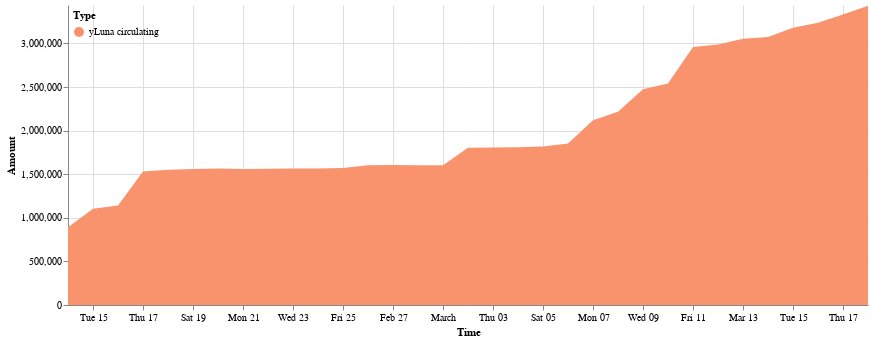

The code cell stored with this chart in its notebook:
### Code cell
cp = ChartProvider()
domain = ['yLuna circulating']
range_ = ['#f8936d']
cp.get_yluna_time_area_chart(daily_delta_rf, 
               alt.Scale(domain=domain, range=range_),
               min_date = daily_delta_rf.Time.min(),
               max_date = daily_delta_rf.Time.max(),
               top_padding = 10000
        ).properties(width=800).configure_view(strokeOpacity=0)

### Figure 1 — Vega-Lite specification as saved in the notebook (floating-point values rounded to 4 significant figures)
{"config": {"view": {"continuousWidth": 400, "continuousHeight": 300, "strokeOpacity": 0}}, "data": {"name": "data-3e6944e3ba879d80a0f6e74133874491"}, "mark": "area", "encoding": {"color": {"field": "Type", "legend": {"direction": "vertical", "legendY": 0, "orient": "none", "padding": 5}, "scale": {"domain": ["yLuna circulating"], "range": ["#f8936d"]}, "type": "nominal"}, "tooltip": [{"field": "Time", "format": "%Y-%m-%d", "type": "temporal"}, {"field": "Type", "type": "nominal"}, {"field": "Amount (millions)", "type": "nominal"}], "x": {"field": "Time", "scale": {"domain": ["2022-02-14", "2022-03-18"]}, "type": "temporal"}, "y": {"field": "Amount", "scale": {"domain": [0, 3441000.0]}, "type": "quantitative"}}, "width": 800, "$schema": "https://vega.github.io/schema/vega-lite/v4.17.0.json", "datasets": {"data-3e6944e3ba879d80a0f6e74133874491": [{"Time": "2022-02-14", "Amount signed": 890600.0, "Amount": 890600.0, "Type": "yLuna circulating", "Amount (millions)": "0.89M"}, {"Time": "2022-02-15", "Amount signed": 213600.0, "Amount": 1104000.0, "Type": "yLuna circulating", "Amount (millions)": "1.1M"}, {"Time": "2022-02-16", "Amount signed": 36280.0, "Amount": 1141000.0, "Type": "yLuna circulating", "Amount (millions)": "1.14M"}, {"Time": "2022-02-17", "Amount signed": 390600.0, "Amount": 1531000.0, "Type": "yLuna circulating", "Amount (millions)": "1.53M"}, {"Time": "2022-02-18", "Amount signed": 19640.0, "Amount": 1551000.0, "Type": "yLuna circulating", "Amount (millions)": "1.55M"}, {"Time": "2022-02-19", "Amount signed": 9064.0, "Amount": 1560000.0, "Type": "yLuna circulating", "Amount (millions)": "1.56M"}, {"Time": "2022-02-20", "Amount signed": 5244.0, "Amount": 1565000.0, "Type": "yLuna circulating", "Amount (millions)": "1.57M"}, {"Time": "2022-02-21", "Amount signed": -5322.0, "Amount": 1560000.0, "Type": "yLuna circulating", "Amount (millions)": "1.56M"}, {"Time": "2022-02-22", "Amount signed": 2106.0, "Amount": 1562000.0, "Type": "yLuna circulating", "Amount (millions)": "1.56M"}, {"Time": "2022-02-23", "Amount signed": 4917.0, "Amount": 1567000.0, "Type": "yLuna circulating", "Amount (millions)": "1.57M"}, {"Time": "2022-02-24", "Amount signed": 59.87, "Amount": 1567000.0, "Type": "yLuna circulating", "Amount (millions)": "1.57M"}, {"Time": "2022-02-25", "Amount signed": 4428.0, "Amount": 1571000.0, "Type": "yLuna circulating", "Amount (millions)": "1.57M"}, {"Time": "2022-02-26", "Amount signed": 32790.0, "Amount": 1604000.0, "Type": "yLuna circulating", "Amount (millions)": "1.6M"}, {"Time": "2022-02-27", "Amount signed": 862.6, "Amount": 1605000.0, "Type": "yLuna circulating", "Amount (millions)": "1.6M"}, {"Time": "2022-02-28", "Amount signed": -740.1, "Amount": 1604000.0, "Type": "yLuna circulating", "Amount (millions)": "1.6M"}, {"Time": "2022-03-01", "Amount signed": -406.1, "Amount": 1604000.0, "Type": "yLuna circulating", "Amount (millions)": "1.6M"}, {"Time": "2022-03-02", "Amount signed": 201300.0, "Amount": 1805000.0, "Type": "yLuna circulating", "Amount (millions)": "1.81M"}, {"Time": "2022-03-03", "Amount signed": 1108.0, "Amount": 1806000.0, "Type": "yLuna circulating", "Amount (millions)": "1.81M"}, {"Time": "2022-03-04", "Amount signed": 2958.0, "Amount": 1809000.0, "Type": "yLuna circulating", "Amount (millions)": "1.81M"}, {"Time": "2022-03-05", "Amount signed": 8203.0, "Amount": 1817000.0, "Type": "yLuna circulating", "Amount (millions)": "1.82M"}, {"Time": "2022-03-06", "Amount signed": 35120.0, "Amount": 1852000.0, "Type": "yLuna circulating", "Amount (millions)": "1.85M"}, {"Time": "2022-03-07", "Amount signed": 267300.0, "Amount": 2120000.0, "Type": "yLuna circulating", "Amount (millions)": "2.12M"}, {"Time": "2022-03-08", "Amount signed": 97090.0, "Amount": 2217000.0, "Type": "yLuna circulating", "Amount (millions)": "2.22M"}, {"Time": "2022-03-09", "Amount signed": 257800.0, "Amount": 2475000.0, "Type": "yLuna circulating", "Amount (millions)": "2.47M"}, {"Time": "2022-03-10", "Amount signed": 65280.0, "Amount": 2540000.0, "Type": "yLuna circulating", "Amount (millions)": "2.54M"}, {"Time": "2022-03-11", "Amount signed": 418900.0, "Amount": 2959000.0, "Type": "yLuna circulating", "Amount (millions)": "2.96M"}, {"Time": "2022-03-12", "Amount signed": 29430.0, "Amount": 2988000.0, "Type": "yLuna circulating", "Amount (millions)": "2.99M"}, {"Time": "2022-03-13", "Amount signed": 65850.0, "Amount": 3054000.0, "Type": "yLuna circulating", "Amount (millions)": "3.05M"}, {"Time": "2022-03-14", "Amount signed": 20100.0, "Amount": 3074000.0, "Type": "yLuna circulating", "Amount (millions)": "3.07M"}, {"Time": "2022-03-15", "Amount signed": 105200.0, "Amount": 3179000.0, "Type": "yLuna circulating", "Amount (millions)": "3.18M"}, {"Time": "2022-03-16", "Amount signed": 58590.0, "Amount": 3238000.0, "Type": "yLuna circulating", "Amount (millions)": "3.24M"}, {"Time": "2022-03-17", "Amount signed": 94970.0, "Amount": 3333000.0, "Type": "yLuna circulating", "Amount (millions)": "3.33M"}, {"Time": "2022-03-18", "Amount signed": 98490.0, "Amount": 3431000.0, "Type": "yLuna circulating", "Amount (millions)": "3.43M"}]}}
